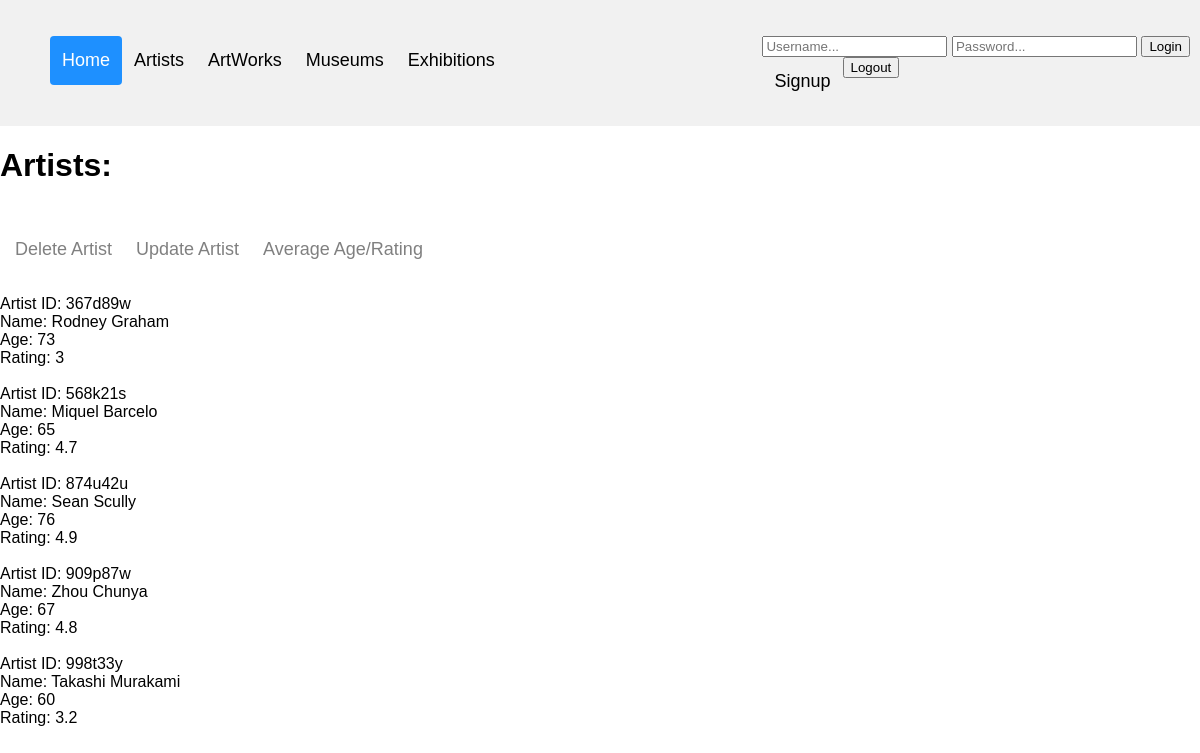
Screenshot of /artists.php with the database file from the repository.
### tables this page shows
CREATE TABLE Artist (
	artistID CHAR(100) PRIMARY KEY,
	name CHAR(100),
	age INTEGER,
	rating REAL);

### artists.php (the view, shortened to what this page needs)
<?php
    require 'header.php';
?>
<!DOCTYPE html>
<html>
<head>
    <link rel="stylesheet" href="style2.css">
<head>
<body>
    <h1>Artists:</h1>
    <div class="wrapper">
        <p><a class="active" href="delete.php">Delete Artist</a></p>
        <p><a class="active" href="update.php">Update Artist</a></p>
        <p><a class="active" href="aggregation.php">Average Age/Rating</a></p>
    </div>
	<?php
        $conn = OpenCon();
        $sql = "SELECT * FROM Artist;";
        $result = mysqli_query($conn, $sql);
        $resultCheck = mysqli_num_rows($result);
        echo "<br>";
        if ($resultCheck > 0) {
            while ($row = mysqli_fetch_assoc($result)) {
                echo "Artist ID: {$row['artistID']} <br>
                    Name: {$row['name']} <br>
                    Age: {$row['age']} <br>
                    Rating: {$row['rating']}";
                echo "<br> <br>";
            }
        }
	?>
</body>
</html>

### style.css (style rules this page uses)
body { margin: 0; font-family: Arial, Helvetica, sans-serif; }

### style2.css (style rules this page uses)
body { margin: 0; font-family: Arial, Helvetica, sans-serif; }
.wrapper { overflow: hidden; padding: 3px; }
.wrapper a { float: left; color: gray; padding: 12px; text-decoration: none; font-size: 18px; line-height: 25px; border-radius: 4px; }

### rows the page displays
artist: artistID "367d89w", name "Rodney Graham", age "73", rating "3"
artist: artistID "568k21s", name "Miquel Barcelo", age "65", rating "4.7"
artist: artistID "874u42u", name "Sean Scully", age "76", rating "4.9"
artist: artistID "909p87w", name "Zhou Chunya", age "67", rating "4.8"
artist: artistID "998t33y", name "Takashi Murakami", age "60", rating "3.2"
